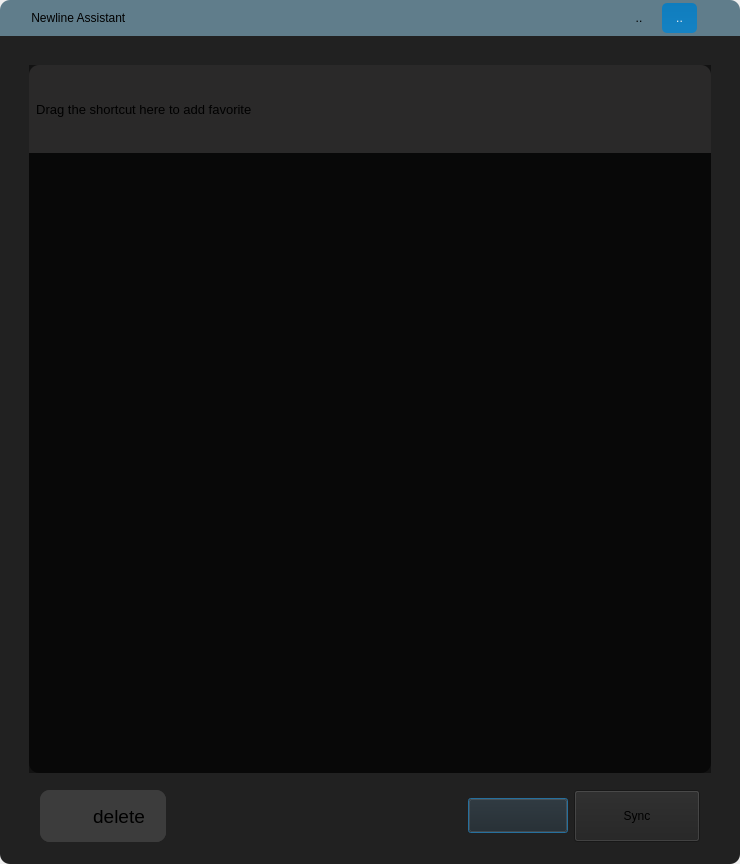
<?xml version="1.0" encoding="UTF-8"?>
<ui version="4.0">
 <class>MainDialog</class>
 <widget class="QDialog" name="MainDialog">
  <property name="geometry">
   <rect>
    <x>0</x>
    <y>0</y>
    <width>740</width>
    <height>864</height>
   </rect>
  </property>
  <property name="minimumSize">
   <size>
    <width>369</width>
    <height>435</height>
   </size>
  </property>
  <property name="maximumSize">
   <size>
    <width>16777215</width>
    <height>16777215</height>
   </size>
  </property>
  <property name="font">
   <font>
    <family>Arial Black</family>
    <pointsize>10</pointsize>
    <weight>50</weight>
    <bold>false</bold>
   </font>
  </property>
  <property name="windowTitle">
   <string>Newline assistant</string>
  </property>
  <property name="windowIcon">
   <iconset resource="resource.qrc">
    <normaloff>:/Resource/image811/newline-app.png</normaloff>:/Resource/image811/newline-app.png</iconset>
  </property>
  <property name="autoFillBackground">
   <bool>false</bool>
  </property>
  <property name="styleSheet">
   <string notr="true">QDialog#MainDialog
{
   border-radius:10px;
   border:none;
}</string>
  </property>
  <layout class="QVBoxLayout" name="verticalLayout">
   <property name="spacing">
    <number>0</number>
   </property>
   <property name="leftMargin">
    <number>0</number>
   </property>
   <property name="topMargin">
    <number>0</number>
   </property>
   <property name="rightMargin">
    <number>0</number>
   </property>
   <property name="bottomMargin">
    <number>0</number>
   </property>
   <item>
    <widget class="QWidget" name="titleWidget" native="true">
     <property name="minimumSize">
      <size>
       <width>0</width>
       <height>36</height>
      </size>
     </property>
     <property name="maximumSize">
      <size>
       <width>16777215</width>
       <height>40</height>
      </size>
     </property>
     <property name="font">
      <font>
       <family>Microsoft YaHei UI</family>
       <weight>75</weight>
       <bold>true</bold>
      </font>
     </property>
     <property name="styleSheet">
      <string notr="true">QWidget#titleWidget
{
  border-top-left-radius:10px;
  border-top-right-radius:10px;
  background-color:rgb(96, 125, 139);

}</string>
     </property>
     <layout class="QGridLayout" name="gridLayout_6" columnstretch="1,0,0,0,0">
      <property name="leftMargin">
       <number>10</number>
      </property>
      <property name="topMargin">
       <number>0</number>
      </property>
      <property name="rightMargin">
       <number>0</number>
      </property>
      <property name="bottomMargin">
       <number>0</number>
      </property>
      <property name="spacing">
       <number>0</number>
      </property>
      <item row="0" column="0">
       <widget class="QLabel" name="label_2">
        <property name="maximumSize">
         <size>
          <width>18</width>
          <height>18</height>
         </size>
        </property>
        <property name="styleSheet">
         <string notr="true">image:url(:/Resource/image811/newline.png);</string>
        </property>
        <property name="text">
         <string/>
        </property>
       </widget>
      </item>
      <item row="0" column="4">
       <layout class="QGridLayout" name="GridLayout">
        <property name="horizontalSpacing">
         <number>3</number>
        </property>
        <item row="0" column="5">
         <widget class="QPushButton" name="maxButton">
          <property name="minimumSize">
           <size>
            <width>25</width>
            <height>10</height>
           </size>
          </property>
          <property name="maximumSize">
           <size>
            <width>50</width>
            <height>30</height>
           </size>
          </property>
          <property name="focusPolicy">
           <enum>Qt::NoFocus</enum>
          </property>
          <property name="styleSheet">
           <string notr="true">.QPushButton{
	border-style: none;
	border: 0px;
	color: #F0F0F0;
	padding: 5px;	
	min-height: 20px;
    min-width:25px;
	border-radius:5px;
	background: qlineargradient(spread:pad, x1:0, y1:0, x2:0, y2:1, stop:0 #0F7DBE, stop:1 #1582C3); 
}

.QPushButton[focusPolicy=&quot;0&quot;] {
	border-style: none;
	border: 0px;
	color: #F0F0F0;
	padding: 0px;	
	min-height: 10px;
	border-radius:3px;
	background: qlineargradient(spread:pad, x1:0, y1:0, x2:0, y2:1, stop:0 #0F7DBE, stop:1 #1582C3); 
}

.QPushButton:hover{ 
	background: qlineargradient(spread:pad, x1:0, y1:0, x2:0, y2:1, stop:0 #50A3F0, stop:1 #489CEA);
}

.QPushButton:pressed{ 
	background: qlineargradient(spread:pad, x1:0, y1:0, x2:0, y2:1, stop:0 #0F7DBE, stop:1 #1582C3);
}</string>
          </property>
          <property name="text">
           <string>..</string>
          </property>
          <property name="flat">
           <bool>true</bool>
          </property>
         </widget>
        </item>
        <item row="0" column="4">
         <widget class="QPushButton" name="minButton">
          <property name="minimumSize">
           <size>
            <width>40</width>
            <height>30</height>
           </size>
          </property>
          <property name="maximumSize">
           <size>
            <width>50</width>
            <height>30</height>
           </size>
          </property>
          <property name="focusPolicy">
           <enum>Qt::NoFocus</enum>
          </property>
          <property name="styleSheet">
           <string notr="true">.QPushButton{
  border:1px;
}
.QPushButton:hover{ 
	background:#0086e5;
}

.QPushButton:pressed{ 
	background:#095d97;
}
</string>
          </property>
          <property name="text">
           <string>..</string>
          </property>
          <property name="flat">
           <bool>true</bool>
          </property>
         </widget>
        </item>
        <item row="0" column="1">
         <widget class="QPushButton" name="syncButton">
          <property name="minimumSize">
           <size>
            <width>40</width>
            <height>30</height>
           </size>
          </property>
          <property name="maximumSize">
           <size>
            <width>50</width>
            <height>30</height>
           </size>
          </property>
          <property name="focusPolicy">
           <enum>Qt::NoFocus</enum>
          </property>
          <property name="styleSheet">
           <string notr="true">QPushButton{
  border-radius:5px ;
  image: url(:/Resource/image811/tutorial.png)
}
QPushButton:hover{ 
 opacity: 0.25;
  background-color: #d8d8d8;
}

.QPushButton:pressed{ 
	
}
</string>
          </property>
          <property name="text">
           <string/>
          </property>
          <property name="flat">
           <bool>true</bool>
          </property>
         </widget>
        </item>
        <item row="0" column="6">
         <widget class="QPushButton" name="trayButton">
          <property name="minimumSize">
           <size>
            <width>40</width>
            <height>30</height>
           </size>
          </property>
          <property name="maximumSize">
           <size>
            <width>50</width>
            <height>30</height>
           </size>
          </property>
          <property name="focusPolicy">
           <enum>Qt::NoFocus</enum>
          </property>
          <property name="styleSheet">
           <string notr="true">QPushButton{
  border-radius:5px;
  image: url(:/Resource/image811/close.png)
}
QPushButton:hover{ 
	opacity: 0.25;
  background-color: #d8d8d8;
}

.QPushButton:pressed{ 
	
}
</string>
          </property>
          <property name="text">
           <string/>
          </property>
          <property name="flat">
           <bool>true</bool>
          </property>
         </widget>
        </item>
        <item row="0" column="0">
         <widget class="QPushButton" name="aboutButton">
          <property name="minimumSize">
           <size>
            <width>40</width>
            <height>30</height>
           </size>
          </property>
          <property name="maximumSize">
           <size>
            <width>50</width>
            <height>30</height>
           </size>
          </property>
          <property name="font">
           <font>
            <pointsize>12</pointsize>
            <weight>75</weight>
            <bold>true</bold>
           </font>
          </property>
          <property name="focusPolicy">
           <enum>Qt::NoFocus</enum>
          </property>
          <property name="styleSheet">
           <string notr="true">QPushButton{ 
  border-radius:5px;
  image: url(:/Resource/image811/appinfo.png)
}
QPushButton:hover{ 
	opacity: 0.25;
    background-color: #d8d8d8;
}

QPushButton:pressed{ 
	
}
</string>
          </property>
          <property name="text">
           <string/>
          </property>
          <property name="flat">
           <bool>true</bool>
          </property>
         </widget>
        </item>
       </layout>
      </item>
      <item row="0" column="2">
       <spacer name="horizontalSpacer_4">
        <property name="orientation">
         <enum>Qt::Horizontal</enum>
        </property>
        <property name="sizeHint" stdset="0">
         <size>
          <width>40</width>
          <height>20</height>
         </size>
        </property>
       </spacer>
      </item>
      <item row="0" column="1">
       <widget class="QLabel" name="label">
        <property name="font">
         <font>
          <family>Helvetica</family>
          <pointsize>9</pointsize>
          <weight>50</weight>
          <bold>false</bold>
         </font>
        </property>
        <property name="styleSheet">
         <string notr="true"/>
        </property>
        <property name="text">
         <string> Newline Assistant</string>
        </property>
       </widget>
      </item>
     </layout>
    </widget>
   </item>
   <item>
    <widget class="QWidget" name="groupWidget" native="true">
     <property name="styleSheet">
      <string notr="true">QWidget#groupWidget
{
  border-bottom-left-radius:10px;
  border-bottom-right-radius:10px;
  background-color:rgb(33, 33, 33);
}</string>
     </property>
     <layout class="QVBoxLayout" name="verticalLayout_3">
      <property name="leftMargin">
       <number>29</number>
      </property>
      <property name="topMargin">
       <number>29</number>
      </property>
      <property name="rightMargin">
       <number>29</number>
      </property>
      <property name="bottomMargin">
       <number>11</number>
      </property>
      <item>
       <widget class="QWidget" name="cetnterWidget" native="true">
        <property name="minimumSize">
         <size>
          <width>0</width>
          <height>690</height>
         </size>
        </property>
        <property name="styleSheet">
         <string notr="true">  border-radius:0px;
  border: solid 1px #373737;
  background-color: #121212;
</string>
        </property>
        <layout class="QVBoxLayout" name="verticalLayout_2">
         <property name="spacing">
          <number>0</number>
         </property>
         <property name="leftMargin">
          <number>0</number>
         </property>
         <property name="topMargin">
          <number>0</number>
         </property>
         <property name="rightMargin">
          <number>0</number>
         </property>
         <property name="bottomMargin">
          <number>0</number>
         </property>
         <item>
          <widget class="QWidget" name="widget" native="true">
           <property name="minimumSize">
            <size>
             <width>0</width>
             <height>88</height>
            </size>
           </property>
           <property name="maximumSize">
            <size>
             <width>16777215</width>
             <height>88</height>
            </size>
           </property>
           <property name="styleSheet">
            <string notr="true">
  border-top-left-radius:10px;
  border-top-right-radius:10px;
  border: solid 1px #373737;
  background-color: #2a2929;

</string>
           </property>
           <layout class="QHBoxLayout" name="horizontalLayout">
            <property name="leftMargin">
             <number>0</number>
            </property>
            <property name="rightMargin">
             <number>19</number>
            </property>
            <item>
             <widget class="RollingLable" name="label3">
              <property name="minimumSize">
               <size>
                <width>640</width>
                <height>0</height>
               </size>
              </property>
              <property name="font">
               <font>
                <pointsize>10</pointsize>
               </font>
              </property>
              <property name="styleSheet">
               <string notr="true"/>
              </property>
              <property name="text">
               <string>  Drag the shortcut here to add favorite</string>
              </property>
             </widget>
            </item>
           </layout>
          </widget>
         </item>
         <item>
          <widget class="NListWidget" name="listWidget">
           <property name="minimumSize">
            <size>
             <width>0</width>
             <height>0</height>
            </size>
           </property>
           <property name="font">
            <font>
             <family>Microsoft YaHei UI</family>
             <pointsize>10</pointsize>
             <weight>50</weight>
             <bold>false</bold>
            </font>
           </property>
           <property name="autoFillBackground">
            <bool>false</bool>
           </property>
           <property name="styleSheet">
            <string notr="true">
  border-bottom-left-radius:10px;
  border-bottom-right-radius:10px;
  background-color:rgb(8, 8, 8);
</string>
           </property>
           <property name="sizeAdjustPolicy">
            <enum>QAbstractScrollArea::AdjustToContents</enum>
           </property>
           <layout class="QGridLayout" name="gridLayout_8"/>
          </widget>
         </item>
        </layout>
       </widget>
      </item>
      <item>
       <widget class="QWidget" name="BottomWidget" native="true">
        <property name="styleSheet">
         <string notr="true">background-color:rgb(33, 33, 33)</string>
        </property>
        <layout class="QGridLayout" name="gridLayout">
         <item row="1" column="6">
          <spacer name="horizontalSpacer_3">
           <property name="orientation">
            <enum>Qt::Horizontal</enum>
           </property>
           <property name="sizeHint" stdset="0">
            <size>
             <width>63</width>
             <height>17</height>
            </size>
           </property>
          </spacer>
         </item>
         <item row="1" column="8">
          <widget class="QPushButton" name="closeButton">
           <property name="minimumSize">
            <size>
             <width>100</width>
             <height>35</height>
            </size>
           </property>
           <property name="maximumSize">
            <size>
             <width>100</width>
             <height>35</height>
            </size>
           </property>
           <property name="styleSheet">
            <string notr="true">border-image: url(:/Resource/images/Cancel.png)</string>
           </property>
           <property name="text">
            <string/>
           </property>
          </widget>
         </item>
         <item row="1" column="5">
          <widget class="TrashWIdget" name="Trash" native="true">
           <property name="minimumSize">
            <size>
             <width>126</width>
             <height>52</height>
            </size>
           </property>
           <property name="maximumSize">
            <size>
             <width>16777215</width>
             <height>52</height>
            </size>
           </property>
           <property name="font">
            <font>
             <pointsize>16</pointsize>
            </font>
           </property>
           <property name="layoutDirection">
            <enum>Qt::LeftToRight</enum>
           </property>
           <property name="autoFillBackground">
            <bool>false</bool>
           </property>
           <property name="styleSheet">
            <string notr="true">background-color:#3c3c3c; 
border-radius:10px;



</string>
           </property>
           <layout class="QGridLayout" name="gridLayout_2">
            <property name="leftMargin">
             <number>0</number>
            </property>
            <property name="topMargin">
             <number>0</number>
            </property>
            <property name="rightMargin">
             <number>0</number>
            </property>
            <property name="bottomMargin">
             <number>0</number>
            </property>
            <item row="0" column="0">
             <widget class="QWidget" name="widget_2" native="true">
              <layout class="QGridLayout" name="gridLayout_3">
               <property name="leftMargin">
                <number>7</number>
               </property>
               <property name="topMargin">
                <number>0</number>
               </property>
               <property name="rightMargin">
                <number>7</number>
               </property>
               <property name="bottomMargin">
                <number>0</number>
               </property>
               <property name="spacing">
                <number>0</number>
               </property>
               <item row="0" column="1">
                <widget class="QLabel" name="deletetext">
                 <property name="minimumSize">
                  <size>
                   <width>0</width>
                   <height>52</height>
                  </size>
                 </property>
                 <property name="font">
                  <font>
                   <pointsize>14</pointsize>
                  </font>
                 </property>
                 <property name="text">
                  <string>delete</string>
                 </property>
                 <property name="alignment">
                  <set>Qt::AlignCenter</set>
                 </property>
                </widget>
               </item>
               <item row="0" column="0">
                <widget class="QLabel" name="deleteicon">
                 <property name="minimumSize">
                  <size>
                   <width>32</width>
                   <height>32</height>
                  </size>
                 </property>
                 <property name="maximumSize">
                  <size>
                   <width>32</width>
                   <height>32</height>
                  </size>
                 </property>
                 <property name="font">
                  <font>
                   <pointsize>10</pointsize>
                  </font>
                 </property>
                 <property name="styleSheet">
                  <string notr="true">border-image:url(:/Resource/image811/delete_1.png);</string>
                 </property>
                 <property name="text">
                  <string/>
                 </property>
                </widget>
               </item>
              </layout>
              <zorder>deleteicon</zorder>
              <zorder>deletetext</zorder>
             </widget>
            </item>
           </layout>
          </widget>
         </item>
         <item row="1" column="9">
          <widget class="QPushButton" name="checkButton">
           <property name="minimumSize">
            <size>
             <width>126</width>
             <height>52</height>
            </size>
           </property>
           <property name="maximumSize">
            <size>
             <width>100</width>
             <height>52</height>
            </size>
           </property>
           <property name="font">
            <font>
             <pointsize>9</pointsize>
            </font>
           </property>
           <property name="styleSheet">
            <string notr="true">border-image: url(:/Resource/image811/sync.png);


</string>
           </property>
           <property name="text">
            <string>Sync</string>
           </property>
           <property name="default">
            <bool>false</bool>
           </property>
          </widget>
         </item>
        </layout>
       </widget>
      </item>
     </layout>
    </widget>
   </item>
  </layout>
 </widget>
 <layoutdefault spacing="6" margin="11"/>
 <customwidgets>
  <customwidget>
   <class>NListWidget</class>
   <extends>QListWidget</extends>
   <header location="global">nlistwidget.h</header>
   <container>1</container>
  </customwidget>
  <customwidget>
   <class>TrashWIdget</class>
   <extends>QWidget</extends>
   <header>trashwidget.h</header>
   <container>1</container>
  </customwidget>
  <customwidget>
   <class>RollingLable</class>
   <extends>QLabel</extends>
   <header>rollinglable.h</header>
  </customwidget>
 </customwidgets>
 <resources>
  <include location="resource.qrc"/>
 </resources>
 <connections/>
</ui>
